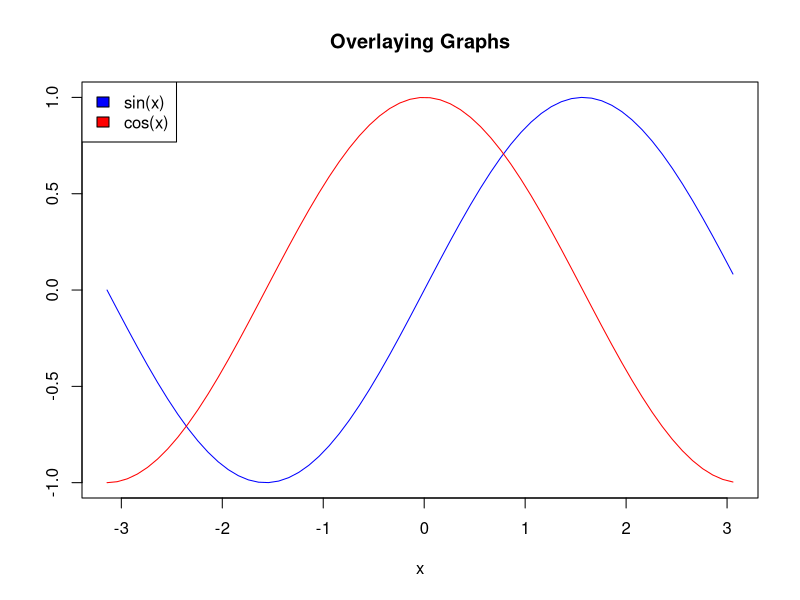

R code for this plot:
x <- seq(-pi,pi,0.1)

plot(x, sin(x),
     main="Overlaying Graphs",
     ylab="",
     type="l",
     col="blue")
lines(x,cos(x), col="red")
legend("topleft",
       c("sin(x)","cos(x)"),
       fill=c("blue","red")
)
